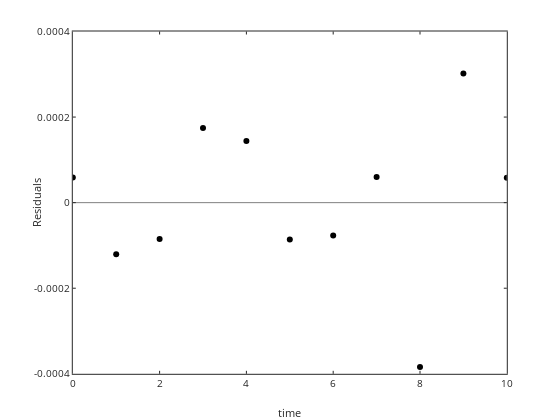

The code cell stored with this chart in its notebook:
### Code cell
% plot the residuals

plot(t,N-Nbst,'ko',t,zeros(size(N)),'k-')
xlabel('time'); ylabel('Residuals')

### Figure 1 — Plotly figure (JSON) as saved in the notebook; plotly's stock layout.template omitted (floating-point values rounded to 4 significant figures)
{"data": [{"line": {"color": "rgb(0,0,0)", "width": 0.5}, "marker": {"color": "rgb(0,0,0)", "line": {"color": "rgb(0,0,0)"}, "size": 6, "symbol": "circle"}, "mode": "markers", "name": "", "showlegend": false, "type": "scatter", "visibility": true, "x": [0, 1, 2, 3, 4, 5, 6, 7, 8, 9, 10], "xaxis": "x", "y": [5.882e-05, -0.0001208, -8.512e-05, 0.0001745, 0.000144, -8.632e-05, -7.703e-05, 6.006e-05, -0.0003841, 0.0003021, 5.823e-05], "yaxis": "y"}, {"line": {"color": "rgb(0,0,0)", "dash": "solid", "width": 0.5}, "marker": {"color": "rgb(0,0,0)", "line": {"color": "rgb(0,0,0)"}, "size": 6, "symbol": "none"}, "mode": "lines", "name": "", "showlegend": false, "type": "scatter", "visibility": true, "x": [0, 1, 2, 3, 4, 5, 6, 7, 8, 9, 10], "xaxis": "x", "y": [0, 0, 0, 0, 0, 0, 0, 0, 0, 0, 0], "yaxis": "y"}], "layout": {"height": 420, "hovermode": "closest", "margin": {"b": 0, "l": 0, "r": 0, "t": 0}, "plot_bgcolor": "rgba(0,0,0,0)", "showlegend": false, "width": 560, "xaxis": {"anchor": "y", "autorange": false, "domain": [0.13, 0.905], "exponentformat": "none", "gridcolor": "rgba(38,38,38,0.15)", "gridwidth": 1, "linecolor": "rgb(38,38,38)", "linewidth": 1, "mirror": "ticks", "range": [0, 10], "showgrid": false, "showline": true, "side": "bottom", "spikedash": "solid", "spikemode": "across", "spikesides": false, "spikethickness": 1, "tickangle": 0, "tickcolor": "rgb(38,38,38)", "tickfont": {"color": "rgb(38,38,38)", "size": 10}, "ticklen": 3, "ticks": "inside", "ticktext": ["0", "2", "4", "6", "8", "10"], "tickvals": [0, 2, 4, 6, 8, 10], "title": {"font": {"color": "rgb(38,38,38)", "size": 11}, "text": "time"}, "type": "linear", "visible": true, "zeroline": false}, "yaxis": {"anchor": "x", "autorange": false, "domain": [0.11, 0.925], "exponentformat": "none", "gridcolor": "rgba(38,38,38,0.15)", "gridwidth": 1, "linecolor": "rgb(38,38,38)", "linewidth": 1, "mirror": "ticks", "range": [-0.0004, 0.0004], "showgrid": false, "showline": true, "side": "left", "spikedash": "solid", "spikemode": "across", "spikesides": false, "spikethickness": 1, "tickangle": 0, "tickcolor": "rgb(38,38,38)", "tickfont": {"color": "rgb(38,38,38)", "size": 10}, "ticklen": 3, "ticks": "inside", "ticktext": ["-0.0004", "-0.0002", "0", "0.0002", "0.0004"], "tickvals": [-0.0004, -0.0002, 0, 0.0002, 0.0004], "title": {"font": {"color": "rgb(38,38,38)", "size": 11}, "text": "Residuals"}, "type": "linear", "visible": true, "zeroline": false}}}
